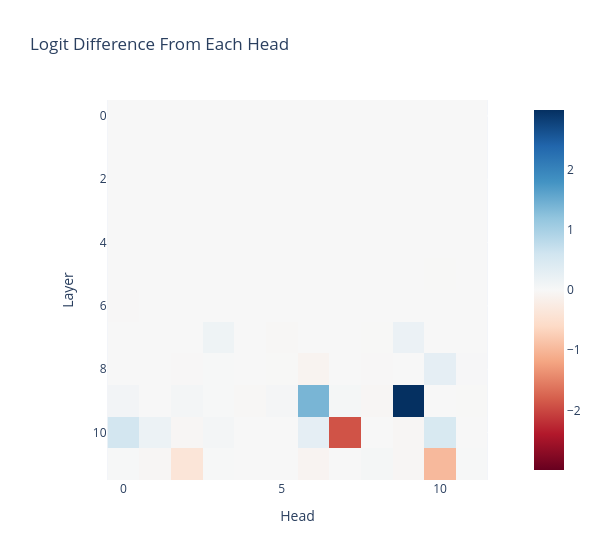

The notebook cell saved with this chart:
### Markdown cell above
We can further break down the output of each attention layer into the sum of the outputs of each attention head. Each attention layer consists of 12 heads, which each act independently and additively.

<details> <summary>Decomposing attention output into sums of heads</summary>

The standard way to compute the output of an attention layer is by concatenating the mixed values of each head, and multiplying by a big output weight matrix. But as described in [A Mathematical Framework](https://transformer-circuits.pub/2021/framework/index.html) this is equivalent to splitting the output weight matrix into a per-head output (here `model.blocks[k].attn.W_O`) and adding them up (including an overall bias term for the entire layer).
</details>

### Code cell
per_head_residual, labels = cache.stack_head_results(layer=-1, pos_slice=-1, return_labels=True)
per_head_residual = einops.rearrange(per_head_residual, "(layer head) ... -> layer head ...", layer=model.cfg.n_layers)
per_head_logit_diffs = residual_stack_to_logit_diff(per_head_residual, cache)

imshow(
    per_head_logit_diffs,
    labels={"x": "Head", "y": "Layer"},
    title="Logit Difference From Each Head",
    width=600,
)

### Figure 1 — Plotly figure (JSON) as saved in the notebook; plotly's stock layout.template omitted (floating-point values rounded to 4 significant figures; data arrays with more than 128 entries replaced by an {"elided": "..."} marker saying what was removed)
{"data": [{"coloraxis": "coloraxis", "hovertemplate": "Head: %{x}<br>Layer: %{y}<br>color: %{z}<extra></extra>", "name": "0", "type": "heatmap", "xaxis": "x", "yaxis": "y", "z": {"elided": "12x12 float values"}}], "layout": {"coloraxis": {"autocolorscale": false, "cmid": 0.0, "colorscale": [[0.0, "rgb(103,0,31)"], [0.1, "rgb(178,24,43)"], [0.2, "rgb(214,96,77)"], [0.3, "rgb(244,165,130)"], [0.4, "rgb(253,219,199)"], [0.5, "rgb(247,247,247)"], [0.6, "rgb(209,229,240)"], [0.7, "rgb(146,197,222)"], [0.8, "rgb(67,147,195)"], [0.9, "rgb(33,102,172)"], [1.0, "rgb(5,48,97)"]]}, "title": {"text": "Logit Difference From Each Head"}, "width": 600, "xaxis": {"anchor": "y", "constrain": "domain", "domain": [0.0, 1.0], "scaleanchor": "y", "title": {"text": "Head"}}, "yaxis": {"anchor": "x", "autorange": "reversed", "constrain": "domain", "domain": [0.0, 1.0], "title": {"text": "Layer"}}}}
